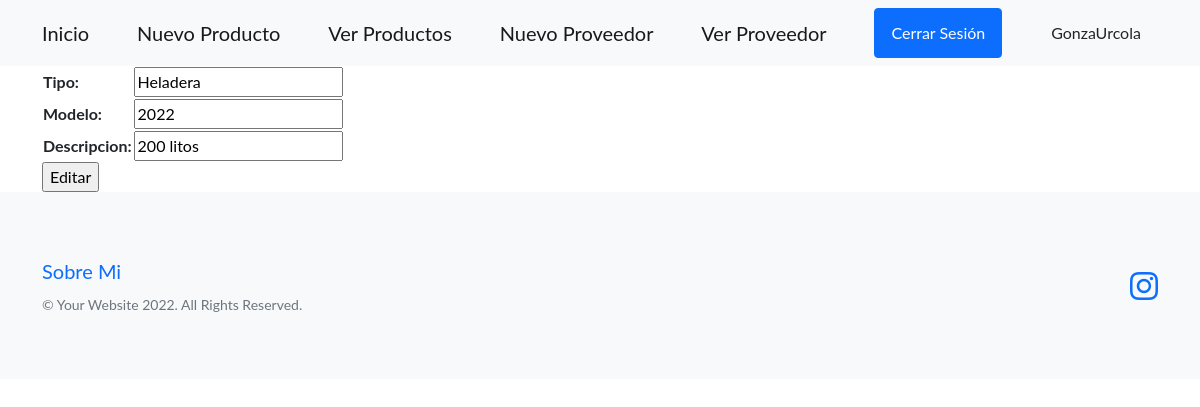
The app's page /editar_prod/1 (signed in) with its own data.
### mercaderia/models.py (models this page shows, shortened)
class producto(models.Model):
    tipo = models.CharField(max_length=30)
    modelo = models.IntegerField()
    descripcion= models.CharField(max_length=50, null=True)

### mercaderia/views.py (the view)
# urls.py: path('editar_prod/<int:pk>', views.editar_prod.as_view(), name='editar_prod')
class editar_prod(LoginRequiredMixin, UpdateView):
    model = producto
    success_url = '/ver_producto/'
    template_name = 'mercaderia/editar_producto.html'
    fields = ['tipo', 'modelo', 'descripcion']

### mercaderia/templates/mercaderia/editar_producto.html (shortened to what this page needs)
{% extends 'mercaderia/base.html' %}
{% block Personal %}
<form action={% url 'editar_prod' producto.id %} method="POST">
    <table>
        {{form}}
    </table>
    <input type="submit" value="Editar">
</form>
{% endblock Personal %}

### mercaderia/templates/mercaderia/base.html (shortened to what this page needs)
<!DOCTYPE html>
<html lang="en">
    <head>
        {% load static %}
        <link href="https://cdn.jsdelivr.net/npm/bootstrap-icons@1.5.0/font/bootstrap-icons.css" rel="stylesheet" type="text/css" />
        <link href={% static 'css/styles.css'%} rel="stylesheet" />
    </head>
    <body>
         <nav class="navbar navbar-light bg-light static-top">
            <div class="container">
                <a class="navbar-brand" href={% url 'Inicio' %}>Inicio</a>
                {% if request.user.is_authenticated %}
                <a class="navbar-brand" href={% url 'crear_producto' %}>Nuevo Producto</a>
                <a class="navbar-brand" href={% url 'ver_productos' %}>Ver Productos</a>
                <a class="navbar-brand" href={% url 'nuevo_proveedor' %}>Nuevo Proveedor</a>
                <a class="navbar-brand" href={% url 'ver_proveedor' %}>Ver Proveedor</a>
                <a class="btn btn-primary" href={% url 'logout' %}>Cerrar Sesión</a>
                <a class="btn btn-scale" href={% url 'perfil' %}>{{request.user.username}}</a>
                {% else %}
                <a class="btn btn-primary" href={% url 'login' %}>Iniciar Sesión</a>
                <a class="btn btn-primary" href={% url 'registar' %}>Crear Usuario</a>
                {% endif %}
            </div>
        </nav>
        <div class="container">
        {% block Personal %}
        {% endblock Personal %}
        </div>
       <footer class="footer bg-light">
        <div class="container">
            <div class="row">
                <div class="col-lg-6 h-100 text-center text-lg-start my-auto">
                    <ul class="list-inline mb-2">
                        <a class="navbar-brand" href={% url 'sobre_mi' %}>Sobre Mi</a>
                    </ul>
                    <p class="text-muted small mb-4 mb-lg-0">&copy; Your Website 2022. All Rights Reserved.</p>
                </div>
                <div class="col-lg-6 h-100 text-center text-lg-end my-auto">
                    <ul class="list-inline mb-0">
                        <li class="list-inline-item">
                            <a href="https://www.instagram.com/gonzaurcola/"><i class="bi-instagram fs-3"></i></a>
                        </li>
                    </ul>
                </div>
            </div>
        </div>
        </footer>
    </body>
</html>

### records on screen
producto: tipo "Heladera", modelo "2022", descripcion "200 litos"

### other values on screen
{{ request.user.username }} "GonzaUrcola"
